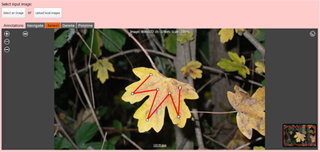
%> input picture source/modules/ImageMatting/public/1.png, 320 x 152 px
$ octave --eval "result = vrl_improcess(rgb2gray(imread('../public/1.png')));"   (GNU Octave 9; MATLAB toolbox functions it lacks are replaced by stand-ins)
%> lines starting %> are read from the running program, lines starting %| are printed output that depends on the picture
### modules/ImageMatting/vrl_tools/vrl_imsmooth.m
function I_smooth = vrl_imsmooth(I, filt_size, filt_var)
%> called with filt_size = 3, filt_var = 2

%% Function to Perform Gaussian Smoothing of an image
% uses the imfilter command from matlab
% Input Arguments:
% I - The image to be used
% filt_size - Filter Size to be used
% filt_var  - Filter Variance to be used

% Output Arguments:
% I_smooth - Smoothed Output Image

I = double(I);
S = fspecial('gauss', [filt_size filt_size], filt_var);
I_smooth = imfilter(I, S);
return;

### modules/ImageMatting/vrl_tools/vrl_imgrad.m
function [Ix Iy grad_mag edge_indicator edge_canny] = vrl_imgrad(I)

%% Function to Perform Gaussian Smoothing Gradient of an Image
% uses the imfilter command from matlab
% Input Arguments:
% I - The image for which gradient is to be computed

% Output Arguments:
% I_x - X component of gradient
% I_y - Y component of gradient
% grad_mag - magnitude of the gradient
% edge_indicator - Edge Indicator for a GAC like function
% edge_canny   - Resulting Canny Edge Map with default thresholds


I = double(I);

% Smoothing the Image
I_smooth = vrl_imsmooth(I, 3, 2);

% Computing Image Gradients
[Ix Iy] = gradient(I_smooth);
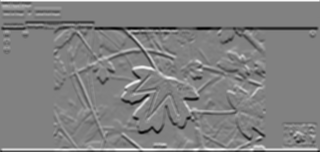
%> Iy: size 152x320 double; min -74.57, max 72.68, mean 0.1; drawn with min black and max white

% Gradient Magnitude
grad_mag = sqrt(Ix.^2 + Iy.^2);

% Computation of the Edge Indicator
edge_indicator = 1 ./ (1+grad_mag.^2);
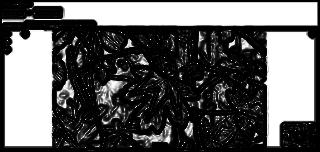
%> edge_indicator: size 152x320 double; min 0.000159, max 1, mean 0.378

% Canny Detector
edge_canny = edge(I_smooth,'canny');
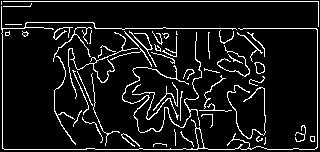
%> edge_canny: size 152x320 logical; 9.2% white in thin lines or dots

### modules/ImageMatting/vrl_tools/kovesi_anisodiff.m
% ANISODIFF - Anisotropic diffusion.
%
% Usage:
%  diff = anisodiff(im, niter, kappa, lambda, option)
%
% Arguments:
%         im     - input image
%         niter  - number of iterations.
%         kappa  - conduction coefficient 20-100 ?
%         lambda - max value of .25 for stability
%         option - 1 Perona Malik diffusion equation No 1
%                  2 Perona Malik diffusion equation No 2
%
% Returns:
%         diff   - diffused image.
%
% kappa controls conduction as a function of gradient.  If kappa is low
% small intensity gradients are able to block conduction and hence diffusion
% across step edges.  A large value reduces the influence of intensity
% gradients on conduction.
%
% lambda controls speed of diffusion (you usually want it at a maximum of
% 0.25)
%
% Diffusion equation 1 favours high contrast edges over low contrast ones.
% Diffusion equation 2 favours wide regions over smaller ones.

% Reference:
% P. Perona and J. Malik.
% Scale-space and edge detection using ansotropic diffusion.
% IEEE Transactions on Pattern Analysis and Machine Intelligence,
% 12(7):629-639, July 1990.
%
% Peter Kovesi
% School of Computer Science & Software Engineering
% The University of Western Australia
% pk @ csse uwa edu au
% http://www.csse.uwa.edu.au
%
% June 2000  original version.
% March 2002 corrected diffusion eqn No 2.

function diff = kovesi_anisodiff(im, niter, kappa, lambda, option)
%> called with niter = 10, kappa = 20, lambda = 0.25, option = 1

if ndims(im)==3
  error('Anisodiff only operates on 2D grey-scale images');
end

im = double(im);
[rows,cols] = size(im);
%> rows = 152; cols = 320
diff = im;

for i = 1:niter
%  fprintf('\rIteration %d',i);

  % Construct diffl which is the same as diff but
  % has an extra padding of zeros around it.
  diffl = zeros(rows+2, cols+2);
  diffl(2:rows+1, 2:cols+1) = diff;

  % North, South, East and West differences
  deltaN = diffl(1:rows,2:cols+1)   - diff;
  deltaS = diffl(3:rows+2,2:cols+1) - diff;
  deltaE = diffl(2:rows+1,3:cols+2) - diff;
  deltaW = diffl(2:rows+1,1:cols)   - diff;

  % Conduction

  if option == 1
    cN = exp(-(deltaN/kappa).^2);
    cS = exp(-(deltaS/kappa).^2);
    cE = exp(-(deltaE/kappa).^2);
    cW = exp(-(deltaW/kappa).^2);
  elseif option == 2
    cN = 1./(1 + (deltaN/kappa).^2);
    cS = 1./(1 + (deltaS/kappa).^2);
    cE = 1./(1 + (deltaE/kappa).^2);
    cW = 1./(1 + (deltaW/kappa).^2);
  end

  diff = diff + lambda*(cN.*deltaN + cS.*deltaS + cE.*deltaE + cW.*deltaW);

%  Uncomment the following to see a progression of images
%  subplot(ceil(sqrt(niterations)),ceil(sqrt(niterations)), i)
%  imagesc(diff), colormap(gray), axis image

end
%> this loop made 10 passes
%> pass 1, in kovesi_anisodiff, `deltaW = diffl(2:rows+1,1:cols)   - diff;`:
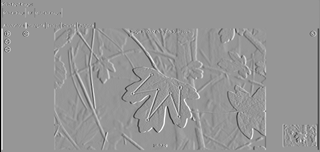
%> deltaW: size 152x320 double; min -227, max 158, mean -0.7; drawn with min black and max white
%> after the loop:
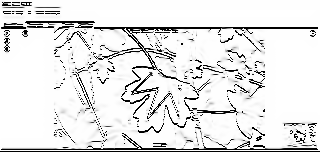
%> cS: size 152x320 double; min 1.26e-53, max 1, mean 0.898
%> after the loop:
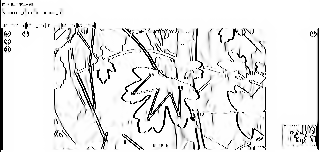
%> cW: size 152x320 double; min 3.51e-56, max 1, mean 0.909
%> after the loop:
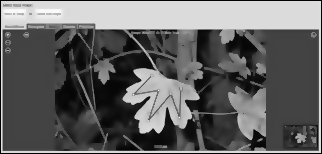
%> diffl: size 154x322 double; min 0, max 251.6, mean 98.8
%fprintf('\n');

### source/modules/ImageMatting/vrl_tools/vrl_improcess.m
function op = vrl_improcess(I, varargin)

%% Function to Perform Gaussian Smoothing Gradient of an Image
% uses the imfilter command from matlab
% Input Arguments:
% I - The image for which gradient is to be computed
%   varargin{1}(1) - Number of iterations ()
%   varargin{1}(2) - Conduction Coefficient (20-100)
%   varargin{1}(3) - lambda max value of .25 for stability
% Output Arguments:
% I_x - X component of gradient
% I_y - Y component of gradient
% E   - Resulting Canny Edge Map with default thresholds


op.I = double(I);

[op.Ix op.Iy op.grad_mag op.edge_indicator op.edge_canny] = vrl_imgrad(op.I);

if(nargin>1)
    try
    op.diffuse = kovesi_anisodiff(op.I, varargin{1}(1), varargin{1}(2), varargin{1}(3), 1);
    catch me
        display('Error in Diffusion Parameters ... not computing diffusion');
    end
else
    op.diffuse = kovesi_anisodiff(op.I, 10, 20, .25, 1);
end

$ run again, on source/modules/ImageMatting/public/3.png
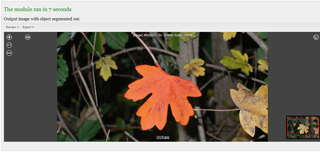
%> input picture source/modules/ImageMatting/public/3.png, 320 x 152 px
%> in vrl_imgrad, `edge_canny = edge(I_smooth,'canny');`:
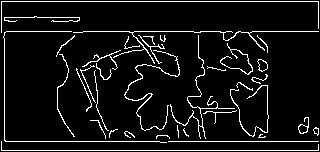
%> edge_canny: size 152x320 logical; 7.4% white in thin lines or dots
%> after the loop in kovesi_anisodiff, `for i = 1:niter`:
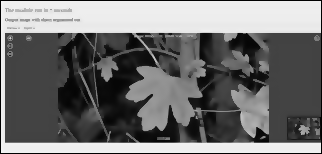
%> diffl: size 154x322 double; min 0, max 246.2, mean 113.5
